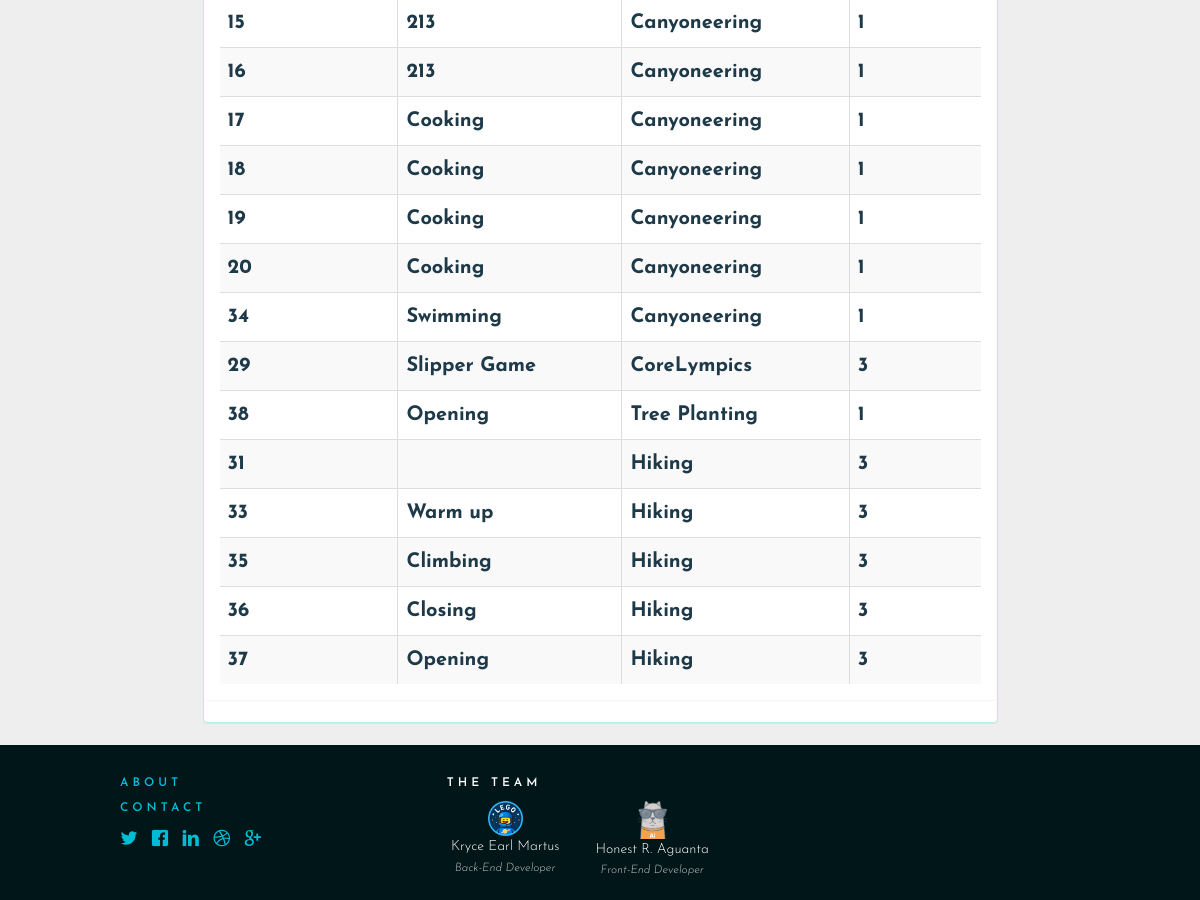
Page /Activity.php (signed in, middle part) on the earlier database version.
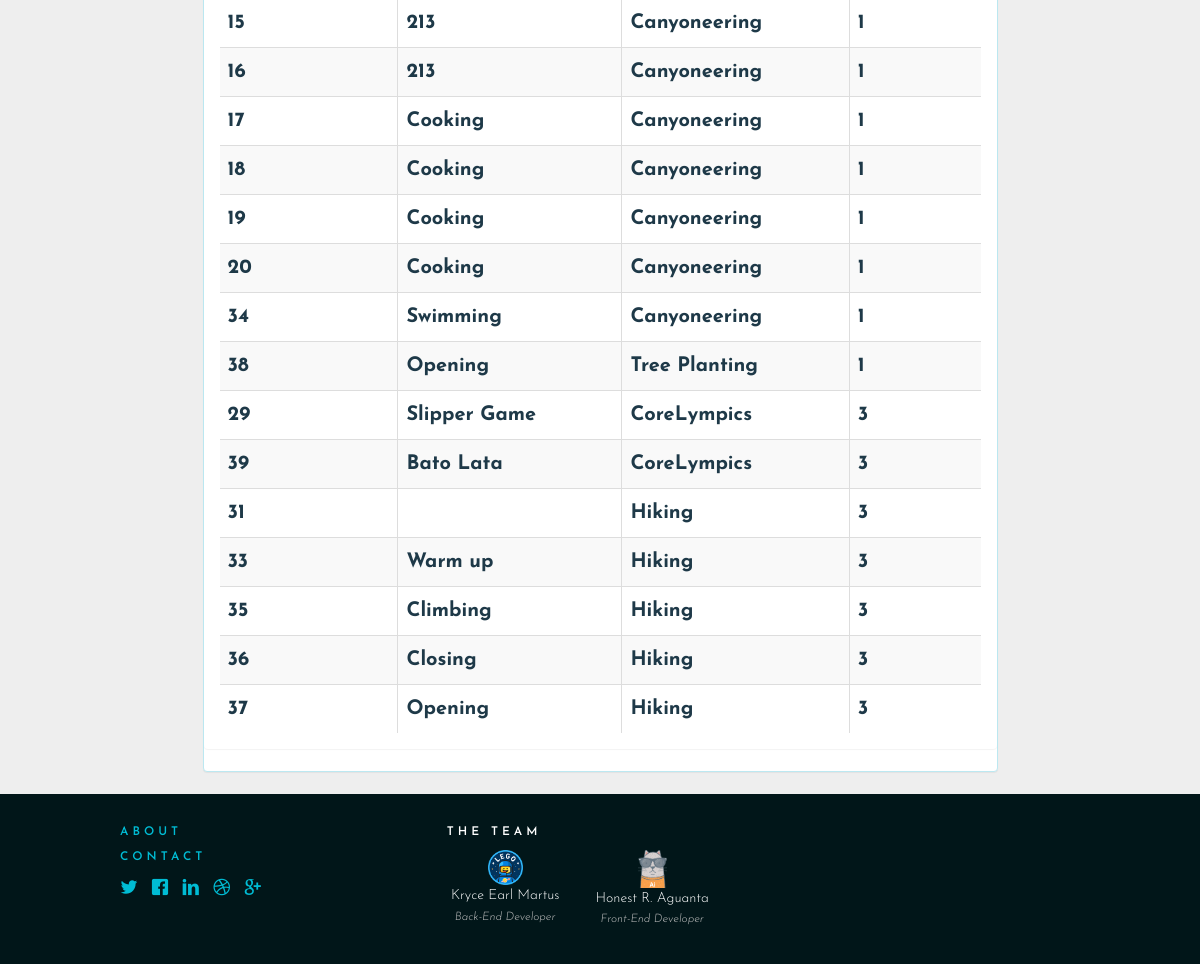
Same page on the later database version.
### tables this page shows
CREATE TABLE `activities` (
  `activity_id` int(10) NOT NULL AUTO_INCREMENT,
  `event_id` int(10) DEFAULT NULL,
  `name` varchar(255) DEFAULT NULL,
  PRIMARY KEY (`activity_id`),
  KEY `event_id` (`event_id`),
  CONSTRAINT `activities_ibfk_1` FOREIGN KEY (`event_id`) REFERENCES `events` (`event_id`)
);

CREATE TABLE `events` (
  `event_id` int(10) NOT NULL AUTO_INCREMENT,
  `evp_id` int(10) DEFAULT NULL,
  `name` varchar(255) DEFAULT NULL,
  `description` varchar(255) DEFAULT NULL,
  `location` text,
  `image` text,
  `isApproved` tinyint(4) DEFAULT NULL,
  PRIMARY KEY (`event_id`),
  KEY `evp_id` (`evp_id`),
  CONSTRAINT `events_ibfk_1` FOREIGN KEY (`evp_id`) REFERENCES `event_voting_period` (`evp_id`)
);

### class/activityClass.php (called while the page is built, shortened)
<?php
class activityClass
{
     public function getAllActivities()
     {
          try {
               $db = getDB();
               $st = $db->prepare("SELECT DISTINCT events.`event_id` AS 'Event ID',events.`name` AS 'Event Name', activities.`activity_id` AS 'Activity ID',activities.`name` AS 'Activity Name',events.`evp_id` AS 'EVP ID'
                    FROM event_voting_period, EVENTS, activities
                    WHERE activities.`event_id`= events.`event_id` AND events.`evp_id` = event_voting_period.`evp_id`");
               $st->execute();
               $data=$st->fetchAll();
          } catch (PDOException $e) {
          }
          return $data;
     }
}
?>

### views/menubar/addActivity.php (the view, shortened to what this page needs)
<?php
require_once'views/layouts/header.php';
include('class/activityClass.php');
$activityClass = new activityClass();
$activities = $activityClass->getAllActivities();
?>
<div class="container p-t-lg">
	<br>
	<div class="row">
		<div class="form col-sm-10 col-sm-offset-1">
			<div class="panel panel-info">
				<div class="panel panel-body">
					<table id="act" class="table table-striped table-bordered dt-responsive nowrap" cellspacing="0" width="100%">
						<?php
						if(!isset($_GET['id'])&&!isset($_GET['evp_id']))
							{ ?>
						<tbody>
							<?php foreach($activities as $activity)
							{ ?>
							<tr>
								<th><?php echo $activity['Activity ID'];?></th>
								<th><?php echo $activity['Activity Name']; ?></th>
								<th><?php echo $activity['Event Name']; ?></th>
								<th><?php echo $activity['EVP ID']; ?></th>
							</tr>
							<?php } ?>
						</tbody>
					<?php } ?>
				</table>
			</div>
		</div>
	</div>
</div>
</div>
<?php
require_once 'views/layouts/footer.php';
?>

Differences in the rows shown:
shown differently, row unchanged: activities "Tree Planting": moves up the list
added activities: activity_id "39", name "Bato Lata", event.name "CoreLympics", event.evp_id "3"
